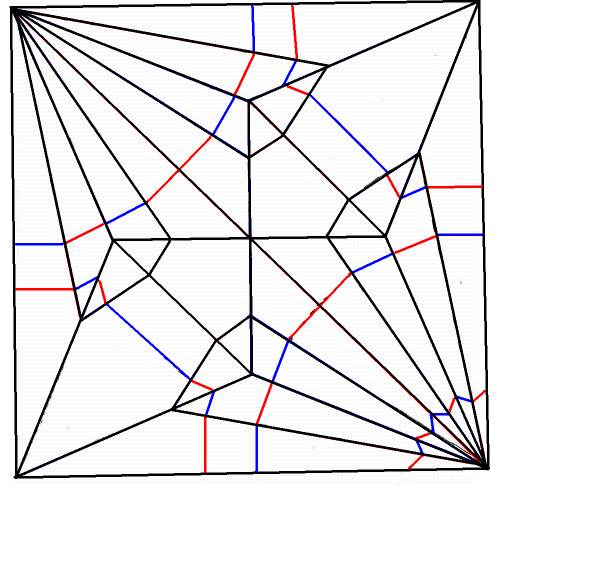
#> input picture segments/images/crane1.png, 1203 x 1129 px (shown at 1/2 size)
$ python -i graph_extraction.py   (imports and definitions only)
#> lines starting #> are read from the running program, lines starting #| are printed output that depends on the picture; after the words box and inside, x2 and y2 are one past the last pixel; in counts of white or black regions, pixels touching at a corner belong together
#> further down, picture is the input picture: shape (1129, 1203, 3); mean B, G, R 236.7, 234.9, 236.6
import cv2
import numpy as np
import matplotlib.pyplot as plt
import math
from sklearn.cluster import DBSCAN
from functools import reduce
from itertools import combinations, chain
from toolz.functoolz import pipe

def binarize(img):
    gray2 = cv2.cvtColor(img, cv2.COLOR_BGR2GRAY)
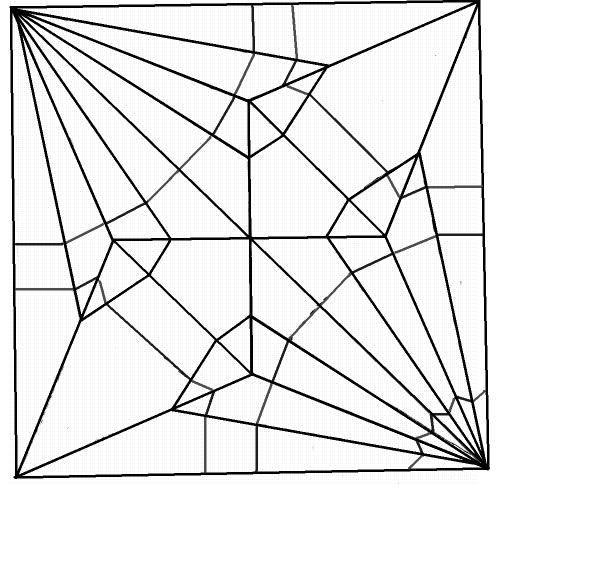
#> gray2: shape (1129, 1203) (shown at 1/2 size); min 0, max 255, mean 235.6
    dn = cv2.fastNlMeansDenoising(gray2, None, 10, 7, 21)
    bin_img = cv2.adaptiveThreshold(dn,255,cv2.ADAPTIVE_THRESH_MEAN_C,cv2.THRESH_BINARY_INV,19,10)
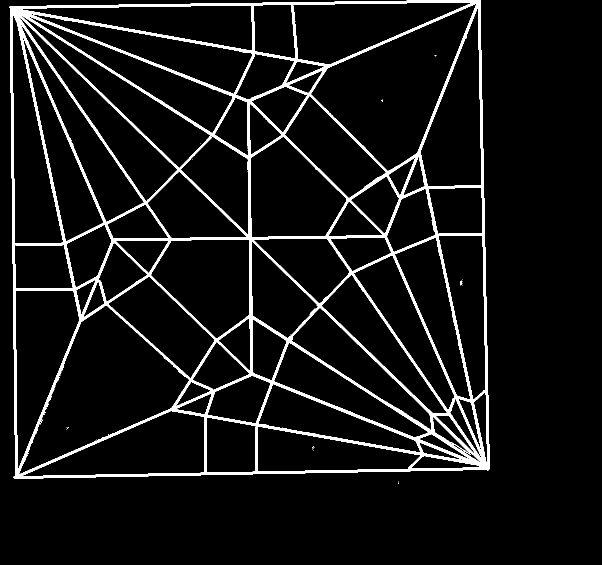
#> bin_img: shape (1129, 1203) (shown at 1/2 size); 7.3% white; 25 white regions (23 under 20 px), largest, box (x1, y1, x2, y2) and area: (19, 0, 980, 958) 99344, (920, 561, 925, 571) 23
    return bin_img

# [9 lines left out: functions get_lines, p_dist, not called in this run]

def norm(l):
    x1, y1, x2, y2 = l
    return math.sqrt((x2 - x1) ** 2 + (y2 - y1) ** 2)

# [37 lines left out: functions seg_angle, d_to_seg, seg_dist, not called in this run]

def similar(l1, l2):
    return 1 if seg_dist(l1, l2) < 5 and seg_angle(l1, l2) < 6 else 100

# [93 lines left out: functions merge_lines, cluster_lines, cluster_coordinates, cluster_axis, save_img, extract_dict and 1 more, not called in this run]

# [2 lines not run here, left out]

>>> import cv2
>>> picture = cv2.imread('images/crane1.png')
>>> result = binarize(picture)

$ run again, on segments/images/butterfly_CP.jpg
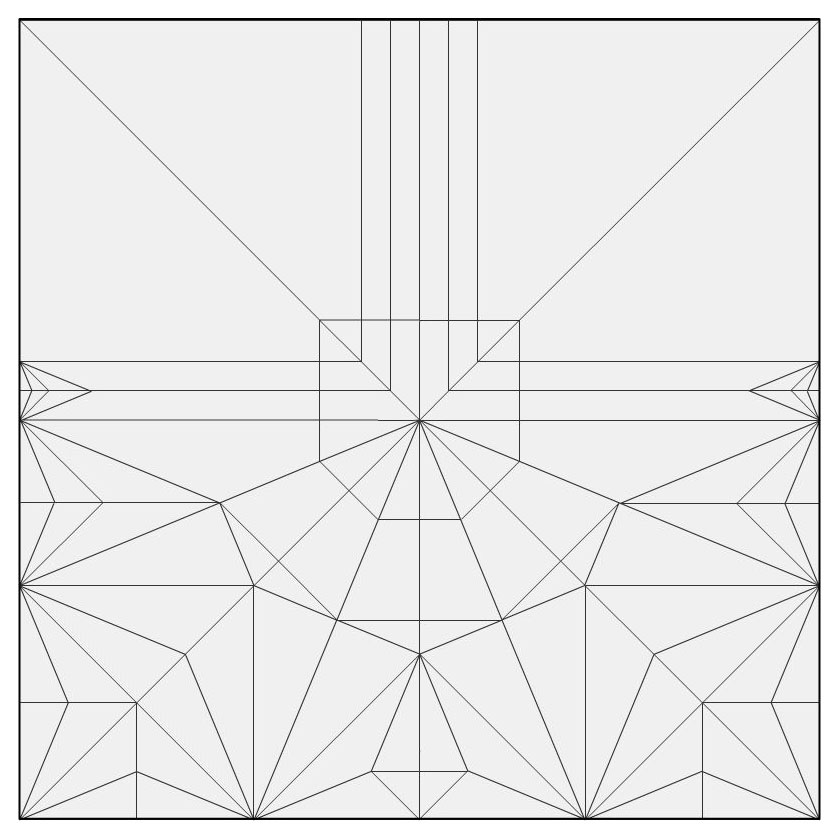
#> input picture segments/images/butterfly_CP.jpg, 840 x 840 px
#> picture is the input picture: shape (840, 840, 3); min 0, max 255, mean 234.5
#> in binarize, `bin_img = cv2.adaptiveThreshold(dn,255,cv2.ADAPTIVE_THRESH_MEAN_C,cv2...`:
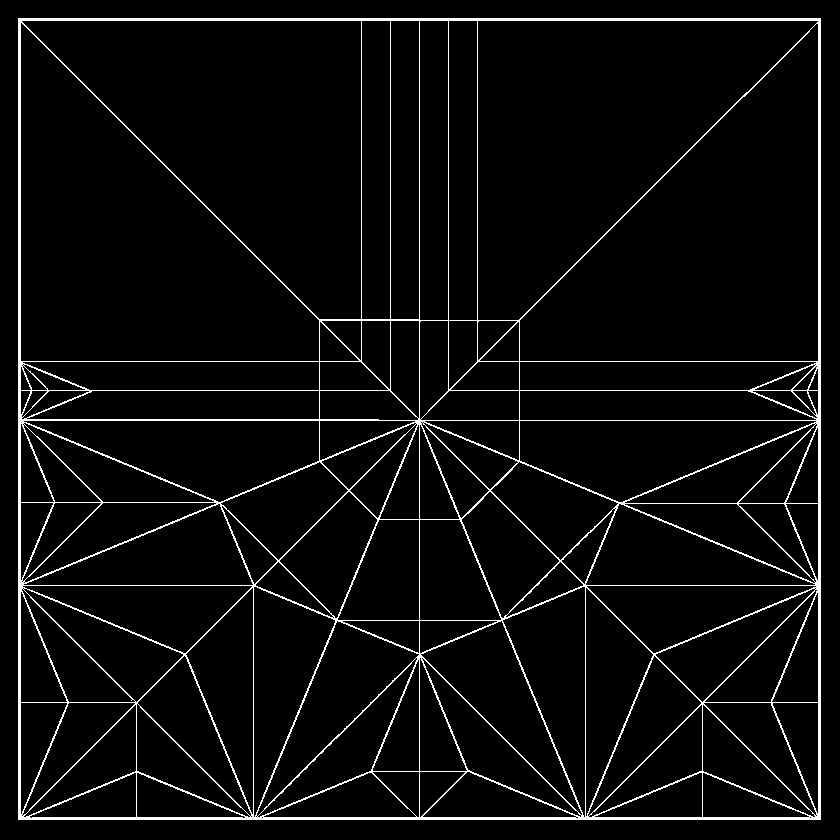
#> bin_img: shape (840, 840); 4.8% white in thin lines or dots

$ run again, on segments/images/crane451825.png
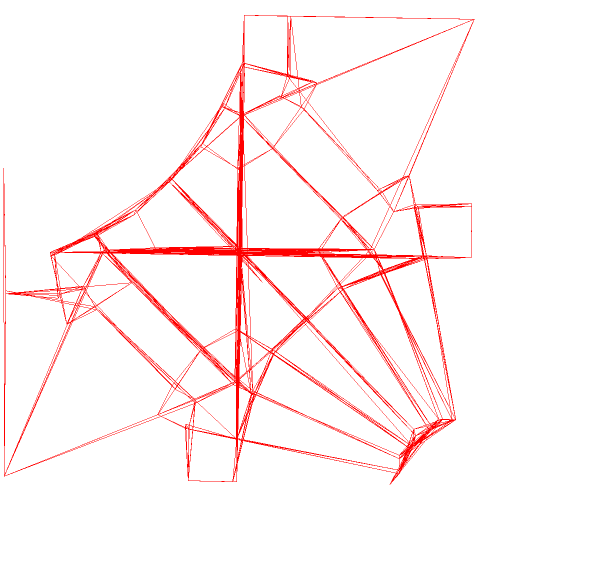
#> input picture segments/images/crane451825.png, 1203 x 1129 px (shown at 1/2 size)
#> picture is the input picture: shape (1129, 1203, 3); mean B, G, R 243.8, 243.8, 255
#> in binarize, `gray2 = cv2.cvtColor(img, cv2.COLOR_BGR2GRAY)`:
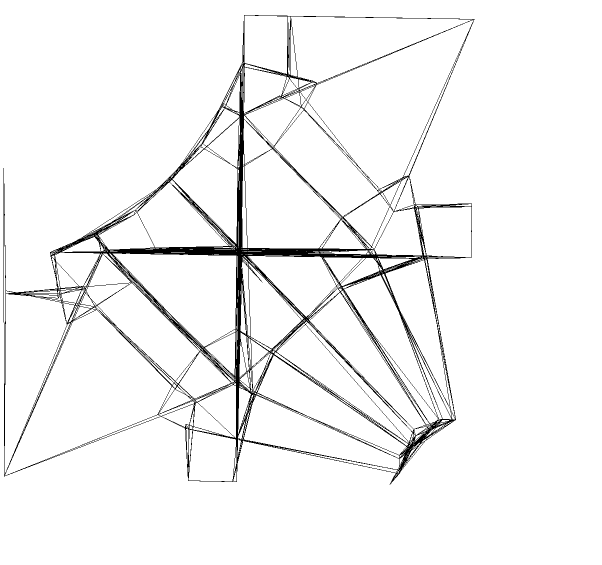
#> gray2: shape (1129, 1203) (shown at 1/2 size); values 76 (black) and 255 (white), 95.6% white; 1 black region, box (x1, y1, x2, y2) and area: (7, 30, 949, 970) 59529
#> in binarize, `bin_img = cv2.adaptiveThreshold(dn,255,cv2.ADAPTIVE_THRESH_MEAN_C,cv2...`:
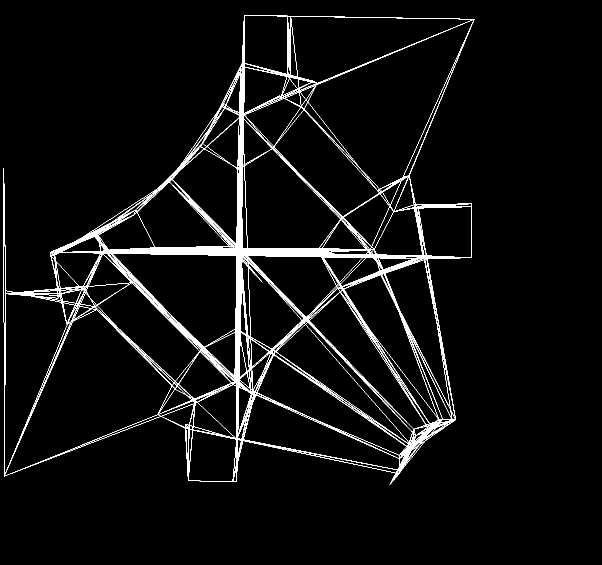
#> bin_img: shape (1129, 1203) (shown at 1/2 size); 4.4% white; 1 white region, box (x1, y1, x2, y2) and area: (7, 30, 949, 970) 59529
